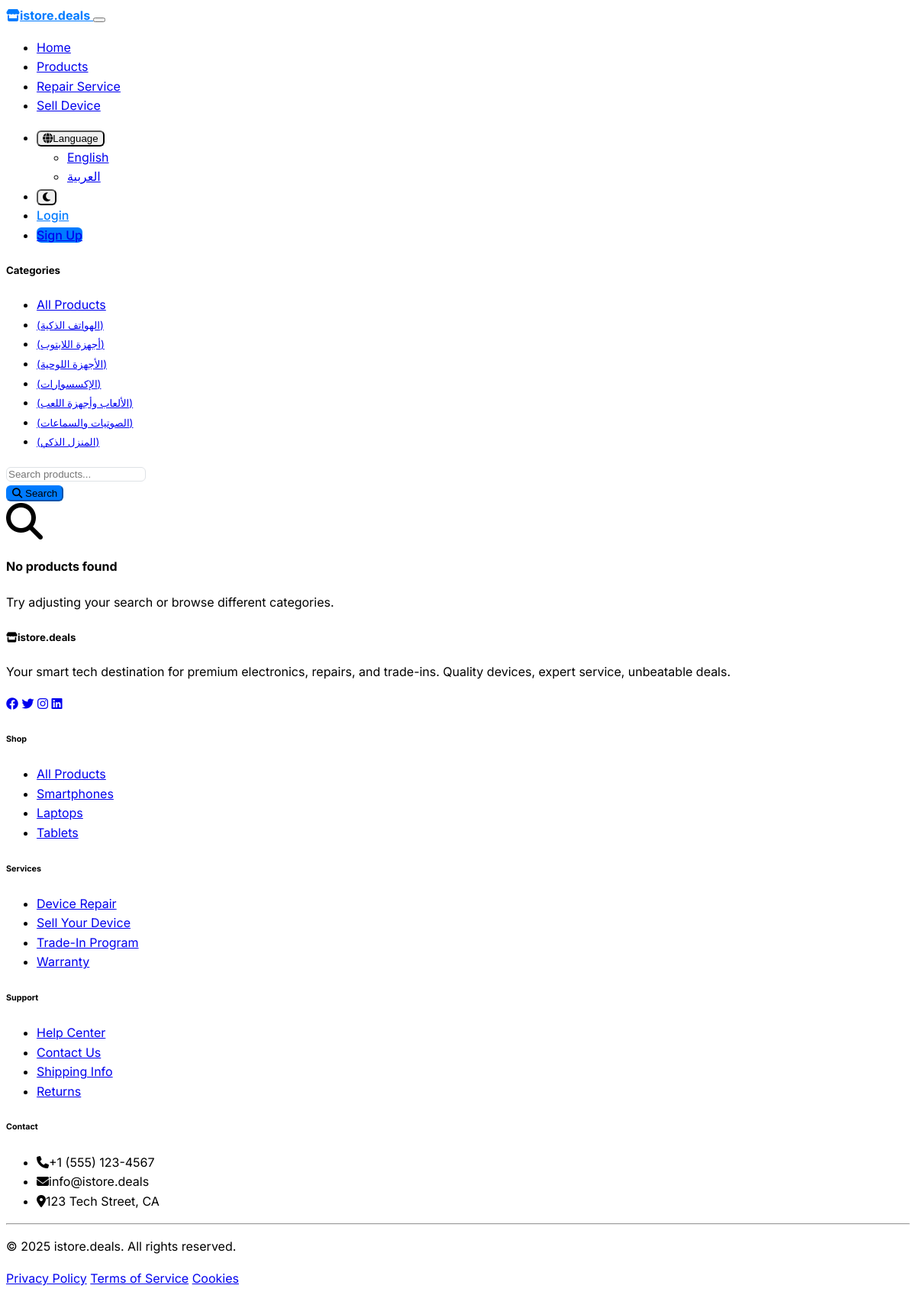
Page /products on the committed database.
### models.py (models this page shows, shortened)
class Category(db.Model):
    __tablename__ = 'categories'
    id = db.Column(db.Integer, primary_key=True)
    name_en = db.Column(db.String(100), nullable=False)  # English name
    name_ar = db.Column(db.String(100), nullable=False)  # Arabic name
    slug = db.Column(db.String(100), unique=True, nullable=False)  # For URL use
    is_active = db.Column(db.Boolean, default=True)  # Shown or hidden
    sort_order = db.Column(db.Integer, default=0)  # Order in lists
    created_at = db.Column(db.DateTime, default=datetime.utcnow)
    products = db.relationship('Product', backref='category', lazy=True)
    sell_requests = db.relationship('SellRequest', backref='category', lazy=True)

### routes_old.py (the view)
@app.route('/products')
def products():
    category_id = request.args.get('category')
    search_query = request.args.get('search', '')
    query = Product.query.filter_by(is_active=True)
    if category_id:
        query = query.filter_by(category_id=category_id)
    if search_query:
        current_lang = get_current_language()
        if current_lang == 'ar':
            query = query.filter(Product.name_ar.contains(search_query))
        else:
            query = query.filter(Product.name_en.contains(search_query))
    products = query.all()
    categories = Category.query.filter_by(is_active=True).order_by(Category.sort_order).all()
    selected_category = Category.query.get(category_id) if category_id else None
    return render_template('products.html',
                         products=products,
                         categories=categories,
                         selected_category=selected_category,
                         search_query=search_query)

### routes_old.py (called while the page is built)
@app.context_processor
def inject_language():
    current_lang = get_current_language()
    translations = load_translations(current_lang)
    store_settings = StoreSetting.query.first()
    return dict(
        current_lang=current_lang,
        translations=translations,
        get_text=get_text,
        get_localized_field=get_localized_field,
        store_settings=store_settings
    )

### utils.py (called while the page is built)
def load_translations(lang='en'):
    try:
        file_path = f"translations/{lang}.json"
        if os.path.exists(file_path):
            with open(file_path, 'r', encoding='utf-8') as f:
                return json.load(f)
        else:
            with open("translations/en.json", 'r', encoding='utf-8') as f:
                return json.load(f)
    except Exception as e:
        print(f"Error loading translations: {e}")
        return {}

def get_current_language():
    return session.get('language', 'en')

def get_text(key, lang=None):
    if lang is None:
        lang = get_current_language()
    translations = load_translations(lang)
    keys = key.split('.')
    text = translations
    for k in keys:
        if isinstance(text, dict) and k in text:
            text = text[k]
        else:
            return key  # Return key if translation not found
    return text

### templates/products.html (shortened to what this page needs)
{% extends "base.html" %}
{% block content %}
<div class="container py-4">
    <div class="row">
        <div class="col-md-3 mb-4">
            <div class="card">
                <div class="card-header">
                    <h5>Categories</h5>
                </div>
                <div class="card-body">
                    <ul class="list-unstyled">
                        <li class="mb-2">
                            <a href="{{ url_for('products') }}" class="text-decoration-none {% if not selected_category %}fw-bold{% endif %}">
                                All Products
                            </a>
                        </li>
                        {% for category in categories %}
                        <li class="mb-2">
                            <a href="{{ url_for('products', category=category.id) }}" class="text-decoration-none {% if selected_category and selected_category.id == category.id %}fw-bold{% endif %}">
                                {% if category.name_ar %}<small class="text-muted">({{ category.name_ar }})</small>{% endif %}
                            </a>
                        </li>
                        {% endfor %}
                    </ul>
                </div>
            </div>
        </div>
        <div class="col-md-9">
            <div class="card mb-4">
                <div class="card-body">
                    <form method="GET" class="row g-3">
                        <div class="col-md-8">
                            <input type="text" class="form-control" name="search" placeholder="Search products..." value="{{ search_query }}">
                        </div>
                        <div class="col-md-4">
                            <button type="submit" class="btn btn-primary w-100">
                                <i class="fas fa-search"></i> Search
                            </button>
                        </div>
                    </form>
                </div>
            </div>
            {% if products %}
            <div class="row">
                {% for product in products %}
                <div class="col-md-6 col-lg-4 mb-4">
                    <div class="card h-100 product-card">
                        <img src="{{ product.image_url }}" class="card-img-top" alt="{{ product.name }}" style="height: 200px; object-fit: cover;">
                        <div class="card-body d-flex flex-column">
                            <h5 class="card-title">{{ product.name }}</h5>
                            {% if product.name_ar %}
                                <p class="card-text text-muted small">{{ product.name_ar }}</p>
                            {% endif %}
                            <p class="card-text">{{ product.description[:100] }}...</p>
                            <div class="mt-auto">
                                <div class="d-flex justify-content-between align-items-center mb-2">
                                    <span class="h5 text-primary">${{ "%.2f"|format(product.price) }}</span>
                                    {% if product.stock_quantity > 0 %}
                                        <span class="badge bg-success">{{ product.stock_quantity }} in stock</span>
                                    {% else %}
                                        <span class="badge bg-danger">Out of Stock</span>
                                    {% endif %}
                                </div>
                                <div class="d-grid gap-2">
                                    <a href="{{ url_for('product_detail', product_id=product.id) }}" class="btn btn-primary">View Details</a>
                                    {% if current_user.is_authenticated and product.stock_quantity > 0 %}
                                        <a href="{{ url_for('add_to_cart', product_id=product.id) }}" class="btn btn-outline-primary">Add to Cart</a>
                                    {% endif %}
                                </div>
                            </div>
                        </div>
                    </div>
                </div>
                {% endfor %}
            </div>
            {% else %}
            <div class="text-center py-5">
                <i class="fas fa-search fa-3x text-muted mb-3"></i>
                <h4>No products found</h4>
                <p class="text-muted">Try adjusting your search or browse different categories.</p>
            </div>
            {% endif %}
        </div>
    </div>
</div>
{% endblock %}

### static/css/style.css (style rules this page uses)
:root { --primary-color: #007bff; --secondary-color: #6c757d; --success-color: #28a745; --danger-color: #dc3545; --warning-color: #ffc107; --info-color: #17a2b8; --light-color: #f8f9fa; --dark-color: #343a40; }
body { font-family: 'Inter', Arial, sans-serif; line-height: 1.6; }
.btn { border-radius: 0.375rem; font-weight: 500; transition: all 0.3s ease; }
.btn-primary { background: var(--primary-color); border-color: var(--primary-color); }
.form-control { border-radius: 0.375rem; border: 1px solid #dee2e6; transition: border-color 0.3s ease, box-shadow 0.3s ease; }

### rows in the picture
Category: name_ar "الهواتف الذكية"
Category: name_ar "أجهزة اللابتوب"
Category: name_ar "الأجهزة اللوحية"
Category: name_ar "الإكسسوارات"
Category: name_ar "الألعاب وأجهزة اللعب"
Category: name_ar "الصوتيات والسماعات"
Category: name_ar "المنزل الذكي"

### other values in the picture
{{ get_text('site_title') }} "istore.deals"
{{ get_text('nav.home') }} "Home"
{{ get_text('nav.products') }} "Products"
{{ get_text('nav.repair') }} "Repair Service"
{{ get_text('nav.sell') }} "Sell Device"
{{ get_text('common.language') }} "Language"
{{ get_text('common.english') }} "English"
{{ get_text('common.arabic') }} "العربية"
